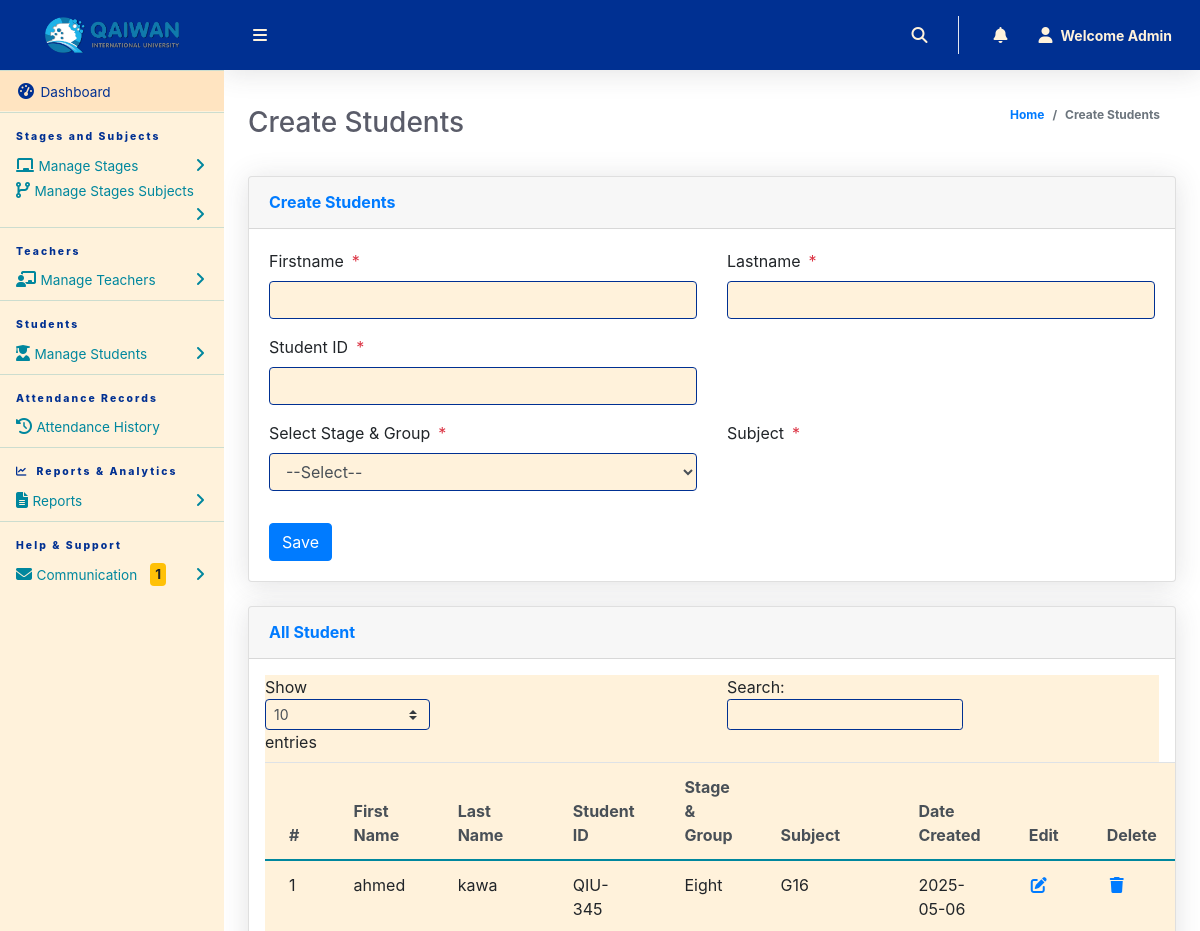
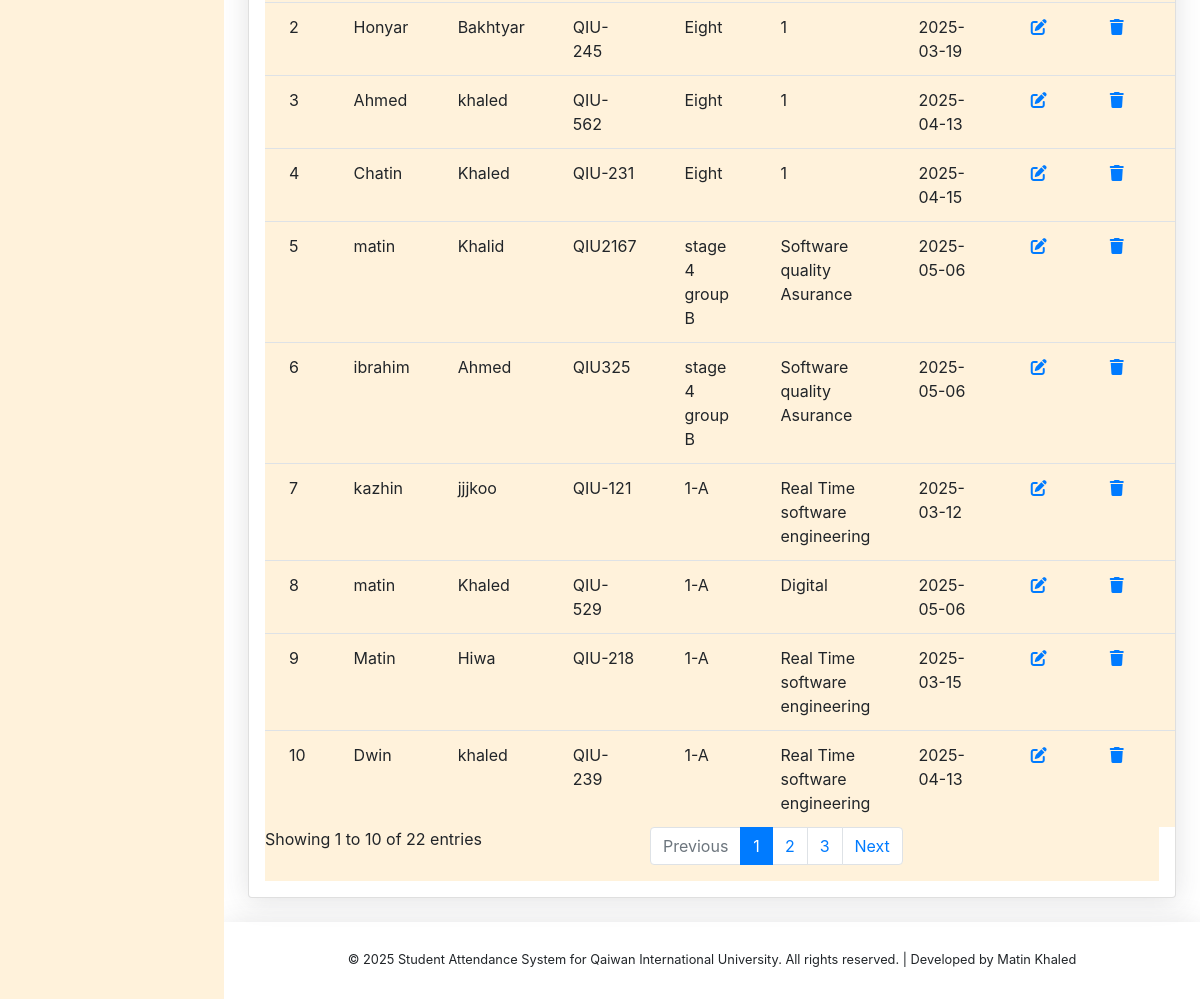
Page /Admin/createStudents.php (signed in) on the committed database (2 pictures, top to bottom).
### tables this page shows
CREATE TABLE `tblstudents` (
  `Id` int(10) NOT NULL,
  `firstName` varchar(255) NOT NULL,
  `lastName` varchar(255) NOT NULL,
  `otherName` varchar(255) NOT NULL,
  `admissionNumber` varchar(255) NOT NULL,
  `email` varchar(100) DEFAULT NULL,
  `password` varchar(50) NOT NULL,
  `classId` varchar(10) NOT NULL,
  `classArmId` varchar(10) NOT NULL,
  `dateCreated` varchar(50) NOT NULL
);

CREATE TABLE `tblclass` (
  `Id` int(10) NOT NULL,
  `className` varchar(255) NOT NULL,
  `stageName` varchar(50) DEFAULT NULL
);

CREATE TABLE `tblclassarms` (
  `Id` int(10) NOT NULL,
  `classId` varchar(10) NOT NULL,
  `classArmName` varchar(255) NOT NULL,
  `isAssigned` varchar(10) NOT NULL
);

### Admin/createStudents.php (the view, shortened to what this page needs)
<?php
include '../Includes/dbcon.php';
?>
<!DOCTYPE html>
<html lang="en">
<head>
  <link href="../vendor/fontawesome-free/css/all.min.css" rel="stylesheet" type="text/css">
  <link href="../vendor/bootstrap/css/bootstrap.min.css" rel="stylesheet" type="text/css">
  <link href="css/ruang-admin.min.css" rel="stylesheet">
</head>
<body id="page-top">
  <div id="wrapper">
      <?php include "Includes/sidebar.php";?>
    <div id="content-wrapper" class="d-flex flex-column">
      <div id="content">
       <?php include "Includes/topbar.php";?>
        <div class="container-fluid" id="container-wrapper">
          <div class="d-sm-flex align-items-center justify-content-between mb-4">
            <h1 class="h3 mb-0 text-gray-800">Create Students</h1>
            <ol class="breadcrumb">
              <li class="breadcrumb-item"><a href="./">Home</a></li>
              <li class="breadcrumb-item active" aria-current="page">Create Students</li>
            </ol>
          </div>
          <div class="row">
            <div class="col-lg-12">
              <div class="card mb-4">
                <div class="card-header py-3 d-flex flex-row align-items-center justify-content-between">
                    <h6 class="m-0 font-weight-bold text-primary">Create Students</h6>
                </div>
                <div class="card-body">
                  <form method="post">
                   <div class="form-group row mb-3">
                        <div class="col-xl-6">
                        <label class="form-control-label">Firstname<span class="text-danger ml-2">*</span></label>
                        <input type="text" class="form-control" name="firstName" value="<?php echo $row['firstName'];?>" id="exampleInputFirstName" >
                        </div>
                        <div class="col-xl-6">
                        <label class="form-control-label">Lastname<span class="text-danger ml-2">*</span></label>
                      <input type="text" class="form-control" name="lastName" value="<?php echo $row['lastName'];?>" id="exampleInputFirstName" >
                        </div>
                    </div>
                     <div class="form-group row mb-3">
                        <div class="col-xl-6">
                        <label class="form-control-label">Student ID<span class="text-danger ml-2">*</span></label>
                      <input type="text" class="form-control" required name="admissionNumber" value="<?php echo $row['admissionNumber'];?>" id="exampleInputFirstName" >
                        </div>
                    </div>
                    <div class="form-group row mb-3">
                        <div class="col-xl-6">
                        <label class="form-control-label">Select Stage & Group<span class="text-danger ml-2">*</span></label>
                         <?php
                        $qry= "SELECT * FROM tblclass ORDER BY className ASC";
                        $result = $conn->query($qry);
                        $num = $result->num_rows;
                        if ($num > 0){
                          echo ' <select required name="classId" onchange="classArmDropdown(this.value)" class="form-control mb-3">';
                          echo'<option value="">--Select--</option>';
                                  echo '</select>';
                              }
                            ?>
                        </div>
                        <div class="col-xl-6">
                        <label class="form-control-label">Subject<span class="text-danger ml-2">*</span></label>
                        </div>
                    </div>
                      <?php
                    if (isset($Id))
                    {
                    ?>
                    <button type="submit" name="update" class="btn btn-warning">Update</button>
                    &nbsp;&nbsp;&nbsp;&nbsp;&nbsp;&nbsp;&nbsp;&nbsp;&nbsp;&nbsp;
                    <?php
                    } else {
                    ?>
                    <button type="submit" name="save" class="btn btn-primary">Save</button>
                    <?php
                    }
                    ?>
                  </form>
                </div>
              </div>
                 <div class="row">
              <div class="col-lg-12">
              <div class="card mb-4">
                <div class="card-header py-3 d-flex flex-row align-items-center justify-content-between">
                  <h6 class="m-0 font-weight-bold text-primary">All Student</h6>
                </div>
                <div class="table-responsive p-3">
                  <table class="table align-items-center table-flush table-hover" id="dataTableHover">
                    <thead class="thead-light">
                      <tr>
                        <th>#</th>
                        <th>First Name</th>
                        <th>Last Name</th>
                        <th>Student ID</th>
                        <th>Stage & Group</th>
                        <th>Subject</th>
                        <th>Date Created</th>
                         <th>Edit</th>
                        <th>Delete</th>
                      </tr>
                    </thead>
                    <tbody>
                  <?php
                      $query = "SELECT tblstudents.Id,tblclass.className,tblclassarms.classArmName,tblclassarms.Id AS classArmId,tblstudents.firstName,
                      tblstudents.lastName,tblstudents.otherName,tblstudents.admissionNumber,tblstudents.dateCreated
                      FROM tblstudents
                      INNER JOIN tblclass ON tblclass.Id = tblstudents.classId
                      INNER JOIN tblclassarms ON tblclassarms.Id = tblstudents.classArmId";
                      $rs = $conn->query($query);
                      $num = $rs->num_rows;
                      $sn=0;
                      if($num > 0)
                      {
                        while ($rows = $rs->fetch_assoc())
                          {
                             $sn = $sn + 1;
                            echo"
                              <tr>
                                <td>".$sn."</td>
                                <td>".$rows['firstName']."</td>
                                <td>".$rows['lastName']."</td>
                                <td>".$rows['admissionNumber']."</td>
                                <td>".$rows['className']."</td>
                                <td>".$rows['classArmName']."</td>
                                 <td>".$rows['dateCreated']."</td>
                                <td><a href='?action=edit&Id=".$rows['Id']."'><i class='fas fa-fw fa-edit'></i></a></td>
                                <td><a href='?action=delete&Id=".$rows['Id']."'><i class='fas fa-fw fa-trash'></i></a></td>
                              </tr>";
                          }
                      }
                      else
                      {
                           echo
                           "<div class='alert alert-danger' role='alert'>
                            No Record Found!
                            </div>";
                      }
                      ?>
                    </tbody>
                  </table>
                </div>
              </div>
            </div>
            </div>
          </div>
        </div>
      </div>
       <?php include "Includes/footer.php";?>
</body>
</html>

### Admin/Includes/topbar.php (shortened to what this page needs)
<?php
  $query = "SELECT * FROM tbladmin WHERE Id = ".$_SESSION['userId']."";
  $rs = $conn->query($query);
  $rows = $rs->fetch_assoc();
  $fullName = $rows['firstName']." ".$rows['lastName'];
?>
<head>
<link rel="stylesheet" href="https://cdnjs.cloudflare.com/ajax/libs/font-awesome/6.5.1/css/all.min.css">
</head>
<nav class="navbar navbar-expand navbar-light bg-gradient-primary topbar mb-4 static-top">
          <button id="sidebarToggleTop" class="btn btn-link rounded-circle mr-3">
            <i class="fa fa-bars"></i>
          </button>
          <ul class="navbar-nav ml-auto">
            <li class="nav-item dropdown no-arrow">
              <a class="nav-link dropdown-toggle" href="#" id="searchDropdown" role="button" data-toggle="dropdown"
                aria-haspopup="true" aria-expanded="false">
                <i class="fas fa-search fa-fw"></i>
              </a>
            </li>
            <li class="nav-item dropdown no-arrow mx-1">
                <a class="nav-link dropdown-toggle" href="#" id="alertsDropdown" role="button" data-toggle="dropdown" aria-haspopup="true" aria-expanded="false">
                    <i class="fas fa-bell fa-fw"></i>
                </a>
            </li>
            <li class="nav-item dropdown no-arrow">
              <a class="nav-link dropdown-toggle" href="#" id="userDropdown" role="button" data-toggle="dropdown"
                aria-haspopup="true" aria-expanded="false">
                <i class="fa-solid fa-user" style="color: #000000;"></i>
                <span class="ml-2 d-none d-lg-inline text-white small"><b>Welcome <?php echo $fullName;?></b></span>
              </a>
            </li>
          </ul>
        </nav>

### Admin/Includes/topbar.php (style rules this page uses)
.navbar.bg-gradient-primary { background: #003092 !important; }
.navbar .fa-bars, .navbar .fa-search, .navbar .fa-bell, .navbar .fa-user { color: #FFF2DB !important; }
.navbar .text-white { color: #FFF2DB !important; }

### rows in the picture
tblstudents: firstName "ahmed", lastName "kawa", admissionNumber "QIU-345", classId.className "Eight", classArmId.classArmName "G16", dateCreated "2025-05-06"
tblstudents: firstName "Honyar", lastName "Bakhtyar", admissionNumber "QIU-245", classId.className "Eight", classArmId.classArmName "1", dateCreated "2025-03-19"
tblstudents: firstName "Ahmed", lastName "khaled", admissionNumber "QIU-562", classId.className "Eight", classArmId.classArmName "1", dateCreated "2025-04-13"
tblstudents: firstName "Chatin", lastName "Khaled", admissionNumber "QIU-231", classId.className "Eight", classArmId.classArmName "1", dateCreated "2025-04-15"
tblstudents: firstName "matin", lastName "Khalid", admissionNumber "QIU2167", classId.className "stage 4 group B", classArmId.classArmName "Software quality Asurance", dateCreated "2025-05-06"
tblstudents: firstName "ibrahim", lastName "Ahmed", admissionNumber "QIU325", classId.className "stage 4 group B", classArmId.classArmName "Software quality Asurance", dateCreated "2025-05-06"
tblstudents: firstName "kazhin", lastName "jjjkoo", admissionNumber "QIU-121", classId.className "1-A", classArmId.classArmName "Real Time software engineering", dateCreated "2025-03-12"
tblstudents: firstName "matin", lastName "Khaled", admissionNumber "QIU-529", classId.className "1-A", classArmId.classArmName "Digital", dateCreated "2025-05-06"
tblstudents: firstName "Matin", lastName "Hiwa", admissionNumber "QIU-218", classId.className "1-A", classArmId.classArmName "Real Time software engineering", dateCreated "2025-03-15"
tblstudents: firstName "Dwin", lastName "khaled", admissionNumber "QIU-239", classId.className "1-A", classArmId.classArmName "Real Time software engineering", dateCreated "2025-04-13"

### other values in the picture
$unreadCount "1"
$fullName "Admin"
